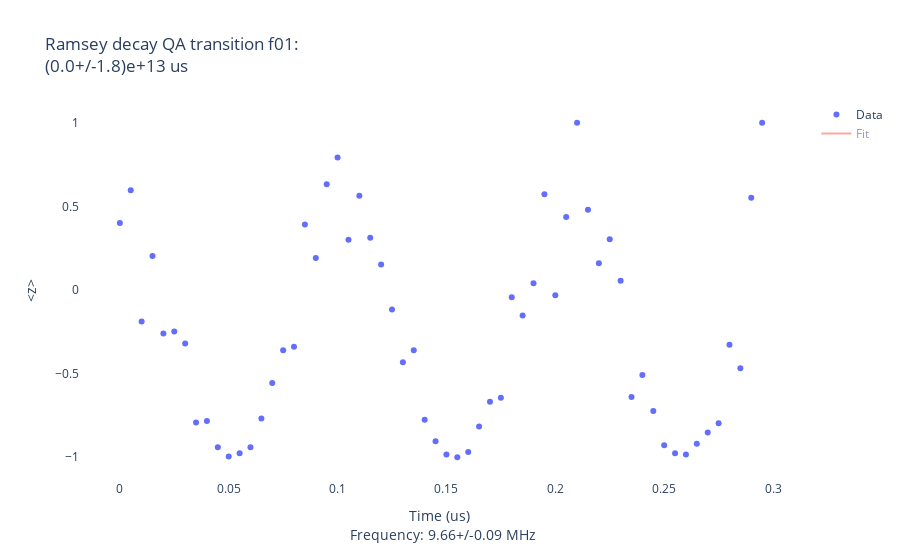
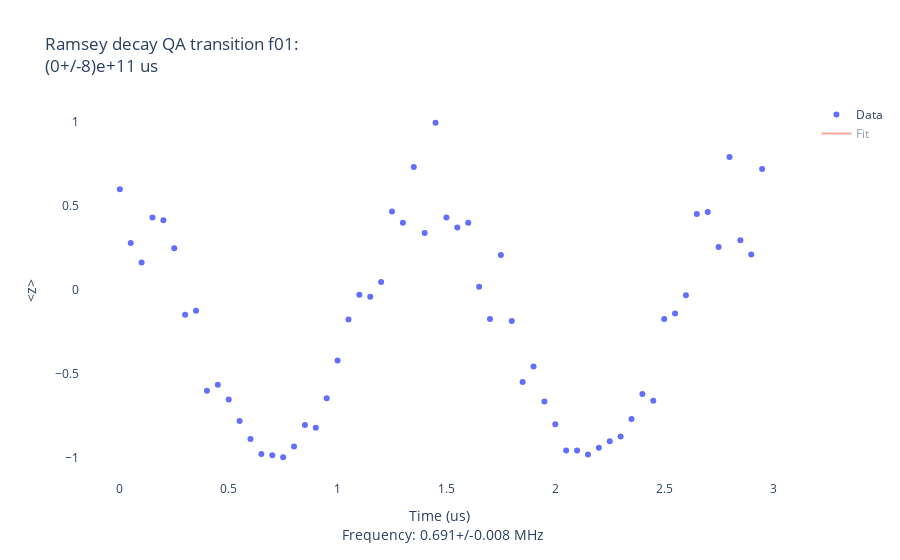
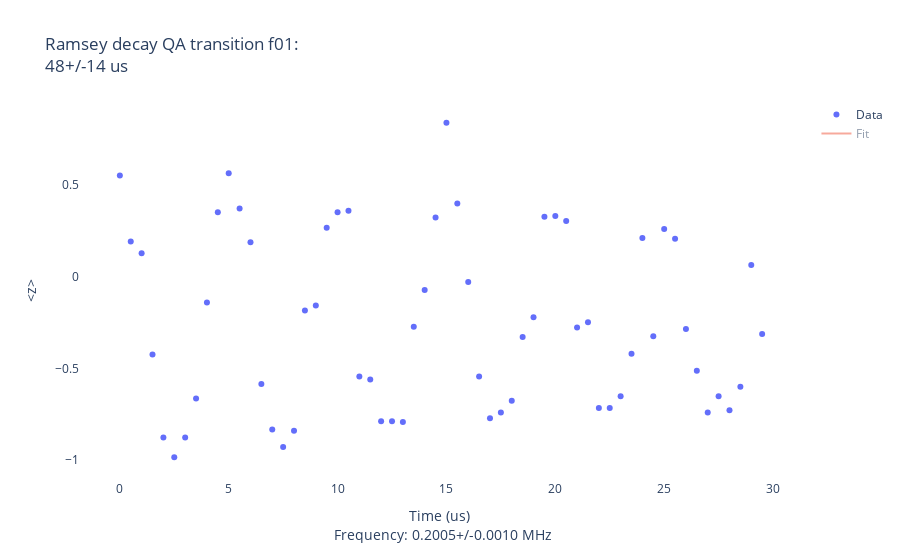
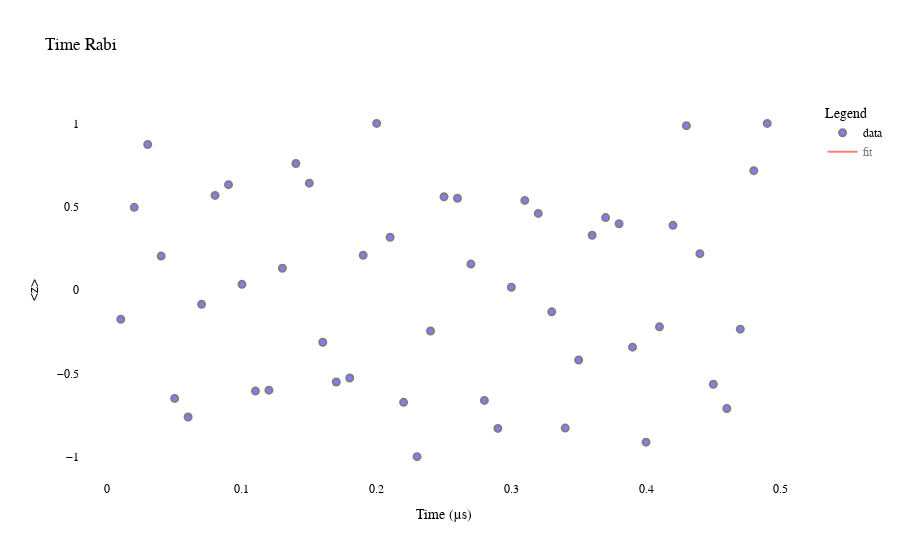

The notebook cell saved with these charts, in order:
### Markdown cell above
### Calibrate single qubit gate frequency then amplitute again

### Code cell
# Ramsey
ramsey = SimpleRamseyMultilevel(qubit=dut,set_offset=10,stop=0.3,step=0.005)
ramsey = SimpleRamseyMultilevel(qubit=dut,set_offset=1,stop=3,step=0.05)
ramsey = SimpleRamseyMultilevel(qubit=dut,set_offset=0.1,stop=30,step=0.5)
    
# Rabi
rabi = NormalisedRabi(dut_qubit=dut,step=0.01,stop=0.5, amp=0.5496948493601495,update=True)

### Figure 1 — Plotly figure (JSON) as saved in the notebook; plotly's stock layout.template omitted (floating-point values rounded to 4 significant figures; data arrays with more than 128 entries replaced by an {"elided": "..."} marker saying what was removed)
{"data": [{"mode": "markers", "name": "Data", "type": "scatter", "x": [0, 0.005, 0.01, 0.015, 0.02, 0.025, 0.03, 0.035, 0.04, 0.045, 0.05, 0.055, 0.06, 0.065, 0.07, 0.075, 0.08, 0.085, 0.09, 0.095, 0.1, 0.105, 0.11, 0.115, 0.12, 0.125, 0.13, 0.135, 0.14, 0.145, 0.15, 0.155, 0.16, 0.165, 0.17, 0.175, 0.18, 0.185, 0.19, 0.195, 0.2, 0.205, 0.21, 0.215, 0.22, 0.225, 0.23, 0.235, 0.24, 0.245, 0.25, 0.255, 0.26, 0.265, 0.27, 0.275, 0.28, 0.285, 0.29, 0.295], "xaxis": "x", "y": [0.4, 0.596, -0.188, 0.204, -0.26, -0.248, -0.32, -0.792, -0.784, -0.94, -0.996, -0.976, -0.94, -0.768, -0.556, -0.36, -0.34, 0.392, 0.192, 0.632, 0.792, 0.3, 0.564, 0.312, 0.152, -0.116, -0.432, -0.36, -0.776, -0.904, -0.984, -1, -0.968, -0.816, -0.668, -0.644, -0.044, -0.152, 0.04, 0.572, -0.032, 0.436, 1, 0.48, 0.16, 0.304, 0.056, -0.64, -0.508, -0.724, -0.928, -0.976, -0.984, -0.92, -0.852, -0.796, -0.328, -0.468, 0.552, 1], "yaxis": "y"}, {"mode": "lines", "name": "Fit", "type": "scatter", "visible": "legendonly", "x": {"elided": "600 float values"}, "xaxis": "x", "y": {"elided": "600 float values"}, "yaxis": "y"}], "layout": {"autosize": true, "plot_bgcolor": "white", "title": {"text": "Ramsey decay QA transition f01: <br>(0.0+/-1.8)e+13 us"}, "xaxis": {"anchor": "y", "autorange": true, "domain": [0, 1], "range": [-0.01839, 0.3134], "title": {"text": "Time (us) <br> Frequency: 9.66+/-0.09 MHz"}, "type": "linear"}, "yaxis": {"anchor": "x", "autorange": true, "domain": [0, 1], "range": [-1.165, 1.165], "title": {"text": "<z>"}, "type": "linear"}}}

### Figure 2 — Plotly figure (JSON) as saved in the notebook; plotly's stock layout.template omitted (floating-point values rounded to 4 significant figures; data arrays with more than 128 entries replaced by an {"elided": "..."} marker saying what was removed)
{"data": [{"mode": "markers", "name": "Data", "type": "scatter", "x": [0, 0.05, 0.1, 0.15, 0.2, 0.25, 0.3, 0.35, 0.4, 0.45, 0.5, 0.55, 0.6, 0.65, 0.7, 0.75, 0.8, 0.85, 0.9, 0.95, 1, 1.05, 1.1, 1.15, 1.2, 1.25, 1.3, 1.35, 1.4, 1.45, 1.5, 1.55, 1.6, 1.65, 1.7, 1.75, 1.8, 1.85, 1.9, 1.95, 2, 2.05, 2.1, 2.15, 2.2, 2.25, 2.3, 2.35, 2.4, 2.45, 2.5, 2.55, 2.6, 2.65, 2.7, 2.75, 2.8, 2.85, 2.9, 2.95], "xaxis": "x", "y": [0.6, 0.28, 0.164, 0.432, 0.416, 0.248, -0.148, -0.124, -0.6, -0.564, -0.652, -0.78, -0.888, -0.976, -0.984, -0.996, -0.932, -0.804, -0.82, -0.644, -0.42, -0.176, -0.028, -0.04, 0.048, 0.468, 0.4, 0.732, 0.34, 0.996, 0.432, 0.372, 0.4, 0.02, -0.172, 0.208, -0.184, -0.548, -0.456, -0.664, -0.8, -0.956, -0.956, -0.98, -0.94, -0.9, -0.872, -0.768, -0.62, -0.66, -0.172, -0.14, -0.032, 0.452, 0.464, 0.256, 0.792, 0.296, 0.212, 0.72], "yaxis": "y"}, {"mode": "lines", "name": "Fit", "type": "scatter", "visible": "legendonly", "x": {"elided": "600 float values"}, "xaxis": "x", "y": {"elided": "600 float values"}, "yaxis": "y"}], "layout": {"autosize": true, "plot_bgcolor": "white", "title": {"text": "Ramsey decay QA transition f01: <br>(0+/-8)e+11 us"}, "xaxis": {"anchor": "y", "autorange": true, "domain": [0, 1], "range": [-0.1839, 3.134], "title": {"text": "Time (us) <br> Frequency: 0.691+/-0.008 MHz"}, "type": "linear"}, "yaxis": {"anchor": "x", "autorange": true, "domain": [0, 1], "range": [-1.16, 1.16], "title": {"text": "<z>"}, "type": "linear"}}}

### Figure 3 — Plotly figure (JSON) as saved in the notebook; plotly's stock layout.template omitted (floating-point values rounded to 4 significant figures; data arrays with more than 128 entries replaced by an {"elided": "..."} marker saying what was removed)
{"data": [{"mode": "markers", "name": "Data", "type": "scatter", "x": [0, 0.5, 1, 1.5, 2, 2.5, 3, 3.5, 4, 4.5, 5, 5.5, 6, 6.5, 7, 7.5, 8, 8.5, 9, 9.5, 10, 10.5, 11, 11.5, 12, 12.5, 13, 13.5, 14, 14.5, 15, 15.5, 16, 16.5, 17, 17.5, 18, 18.5, 19, 19.5, 20, 20.5, 21, 21.5, 22, 22.5, 23, 23.5, 24, 24.5, 25, 25.5, 26, 26.5, 27, 27.5, 28, 28.5, 29, 29.5], "xaxis": "x", "y": [0.552, 0.192, 0.128, -0.424, -0.876, -0.984, -0.876, -0.664, -0.14, 0.352, 0.564, 0.372, 0.188, -0.584, -0.832, -0.928, -0.84, -0.184, -0.156, 0.268, 0.352, 0.36, -0.544, -0.56, -0.788, -0.788, -0.792, -0.272, -0.072, 0.324, 0.84, 0.4, -0.028, -0.544, -0.772, -0.74, -0.676, -0.328, -0.22, 0.328, 0.332, 0.304, -0.276, -0.248, -0.716, -0.716, -0.652, -0.42, 0.212, -0.324, 0.26, 0.208, -0.284, -0.512, -0.74, -0.652, -0.728, -0.6, 0.064, -0.312], "yaxis": "y"}, {"mode": "lines", "name": "Fit", "type": "scatter", "visible": "legendonly", "x": {"elided": "600 float values"}, "xaxis": "x", "y": {"elided": "600 float values"}, "yaxis": "y"}], "layout": {"autosize": true, "plot_bgcolor": "white", "title": {"text": "Ramsey decay QA transition f01: <br>48+/-14 us"}, "xaxis": {"anchor": "y", "autorange": true, "domain": [0, 1], "range": [-1.839, 31.34], "title": {"text": "Time (us) <br> Frequency: 0.2005+/-0.0010 MHz"}, "type": "linear"}, "yaxis": {"anchor": "x", "autorange": true, "domain": [0, 1], "range": [-1.135, 0.9905], "title": {"text": "<z>"}, "type": "linear"}}}

### Figure 4 — Plotly figure (JSON) as saved in the notebook; plotly's stock layout.template omitted (floating-point values rounded to 4 significant figures; data arrays with more than 128 entries replaced by an {"elided": "..."} marker saying what was removed)
{"data": [{"marker": {"color": "Blue", "line": {"color": "Black", "width": 2}, "opacity": 0.5, "size": 7}, "mode": "markers", "name": "data", "type": "scatter", "x": [0.01, 0.02, 0.03, 0.04, 0.05, 0.06, 0.07, 0.08, 0.09, 0.1, 0.11, 0.12, 0.13, 0.14, 0.15, 0.16, 0.17, 0.18, 0.19, 0.2, 0.21, 0.22, 0.23, 0.24, 0.25, 0.26, 0.27, 0.28, 0.29, 0.3, 0.31, 0.32, 0.33, 0.34, 0.35, 0.36, 0.37, 0.38, 0.39, 0.4, 0.41, 0.42, 0.43, 0.44, 0.45, 0.46, 0.47, 0.48, 0.49], "y": [-0.1758, 0.4963, 0.8732, 0.2034, -0.6508, -0.7623, -0.08623, 0.5676, 0.632, 0.03398, -0.6068, -0.6013, 0.1307, 0.7593, 0.6413, -0.3133, -0.5523, -0.528, 0.2083, 1, 0.3164, -0.674, -1, -0.246, 0.5597, 0.5506, 0.1555, -0.6626, -0.8307, 0.01638, 0.5376, 0.4595, -0.1309, -0.8286, -0.4202, 0.3286, 0.4347, 0.3975, -0.3431, -0.9131, -0.2212, 0.3879, 0.9864, 0.2179, -0.5654, -0.7109, -0.235, 0.716, 1]}, {"line": {"color": "Red"}, "mode": "lines", "name": "fit", "type": "scatter", "visible": "legendonly", "x": {"elided": "245 float values"}, "y": {"elided": "245 float values"}}], "layout": {"autosize": true, "font": {"color": "Black", "family": "Courier New, monospace", "size": 12}, "legend": {"title": {"text": "Legend"}}, "plot_bgcolor": "white", "title": {"text": "Time Rabi"}, "xaxis": {"autorange": true, "range": [-0.02047, 0.5205], "title": {"text": "Time (µs)"}, "type": "linear"}, "yaxis": {"autorange": true, "range": [-1.175, 1.175], "title": {"text": "<z>"}, "type": "linear"}}}
